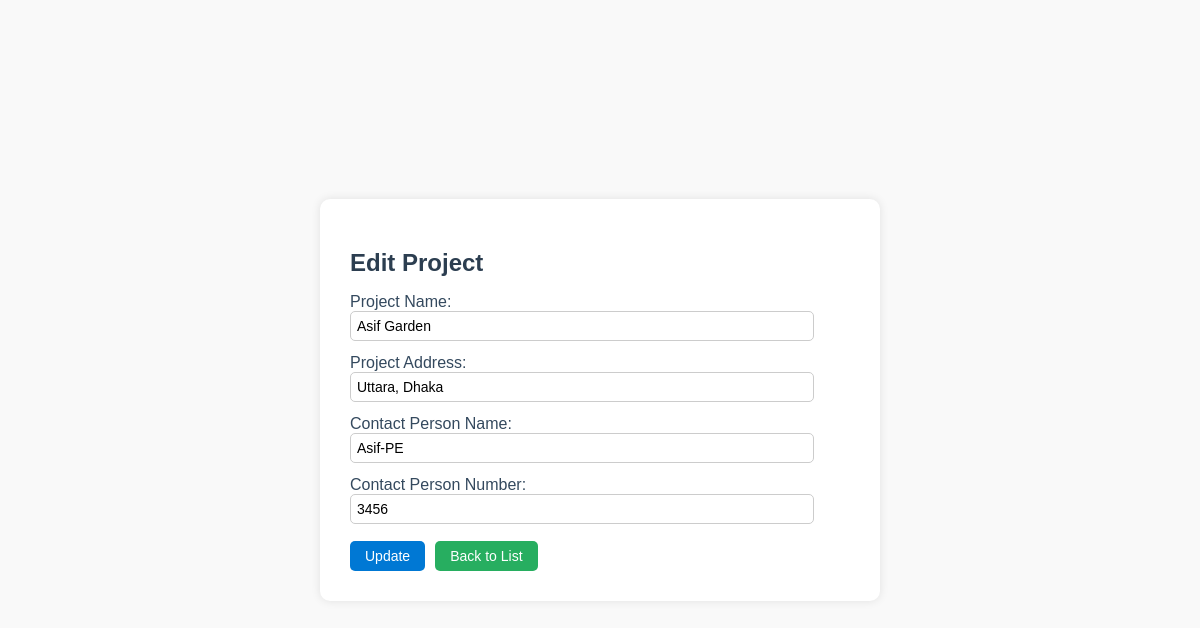
The app's page /construction-department/project/form/1/ with its own data.
### project/models.py (models this page shows, shortened)
class Project(models.Model):
    id = models.AutoField(primary_key=True)  # Auto-incrementing ID
    name_of_project = models.CharField(max_length=255)  # Project name
    project_address = models.CharField(max_length=500)  # Project address as CharField
    contact_person_name = models.CharField(max_length=255)  # Name of contact person
    contact_person_number = models.CharField(max_length=20)  # Contact number of contact person

### project/views.py (the view)
# urls.py: path("form/", project_form, name="project_create"),  # Create a new project
def project_form(request, id=None):
    project = get_object_or_404(Project, id=id) if id else None
    if request.method == "POST":
        form = ProjectForm(request.POST, instance=project)
        if form.is_valid():
            form.save()
            messages.success(request, "Project saved successfully.")
            return redirect("project_list")
    else:
        form = ProjectForm(instance=project)
    return render(request, "project/project_form.html", {"form": form})

### project/forms.py
class ProjectForm(forms.ModelForm):
    class Meta:
        model = Project
        fields = ['name_of_project', 'project_address', 'contact_person_name', 'contact_person_number']
        labels = {
            'name_of_project': 'Project Name',
            'project_address': 'Project Address',
            'contact_person_name': 'Contact Person Name',
            'contact_person_number': 'Contact Person Number',
        }
        widgets = {  # Fix: Placed inside Meta class
            'name_of_project': forms.TextInput(attrs={'class': 'form-control', 'placeholder': 'Enter project name'}),
            'project_address': forms.TextInput(attrs={'class': 'form-control', 'placeholder': 'Enter project address'}),
            'contact_person_name': forms.TextInput(attrs={'class': 'form-control', 'placeholder': 'Enter contact person name'}),
            'contact_person_number': forms.TextInput(attrs={'class': 'form-control', 'placeholder': 'Enter contact number'}),
        }

### project/templates/project/project_form.html (shortened to what this page needs)
<!DOCTYPE html>
<html lang="en">
<head>
</head>
<body>
  <div class="form-container">
    <h2>{% if form.instance.id %}Edit{% else %}Create{% endif %} Project</h2>
    <form method="POST">
      {{ form.as_p }}
      <div class="action-links">
        <button type="submit">{% if form.instance.id %}Update{% else %}Save{% endif %}</button>
        <a href="{% url 'project_list' %}" class="back-to-list">Back to List</a>
        <a href="{% url 'construction_department' %}" class="back-to-CD Module">Back to CD Module</a>
      </div>
    </form>
  </div>
</body>
</html>

### project/templates/project/project_form.html (style rules this page uses)
body { font-family: "Trebuchet MS", sans-serif; background-color: #f9f9f9; margin: 0; padding: 0; display: flex; justify-content: center; align-items: center; height: 100vh; }
.form-container { background-color: #ffffff; border-radius: 10px; padding: 30px; max-width: 500px; width: 90%; box-shadow: 0 0 10px rgba(0, 0, 0, 0.1); }
h2 { text-align: left; color: #2c3e50; margin-bottom: 10px; font-size: 24px; }
label { font-size: 16px; color: #34495e; margin-bottom: 5px; }
input, select, textarea { padding: 6px; font-size: 14px; border: 1px solid #ccc; border-radius: 5px; outline: none; width: 90%; margin-bottom: -3px; }
.action-links { display: flex; align-items: center; margin-top: 20px; gap: 10px; }
.action-links button, .action-links a { text-decoration: none; font-size: 14px; padding: 0 15px; border-radius: 5px; height: 30px; display: flex; align-items: center; justify-content: center; color: #ffffff; }
.action-links button { background-color: #0078D4; border: none; }
.action-links a.back-to-list { background-color: #27ae60; }

### records on screen
Project: name_of_project "Asif Garden", project_address "Uttara, Dhaka", contact_person_name "Asif-PE", contact_person_number "3456"
